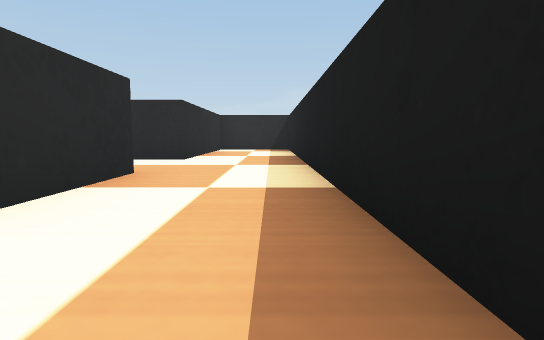
view 1 (above)

15 first-person views from a walk through a world built for the Webots simulator. The camera is 0.04 m above the floor, tilts 6° down and sees 80° across. The floor is counted in squares, 0.1 m on a side. Each view is taken from the middle of a square. On the plan, view 1 faces up. The plan holds only what a view shows up to about 9 squares ahead; the rest is blank. Robots are left out. Webots' stock objects and surfaces are drawn as simple stand-ins.

view 2
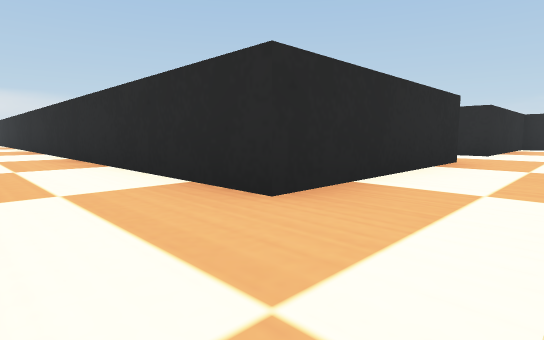

view 3
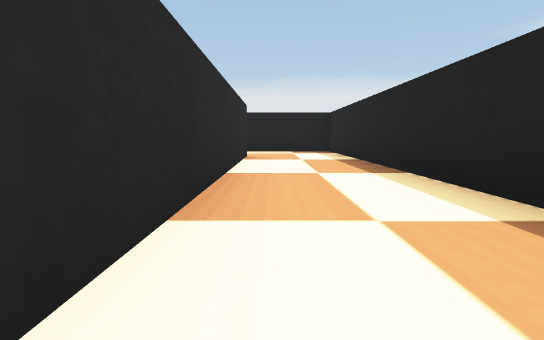

view 4
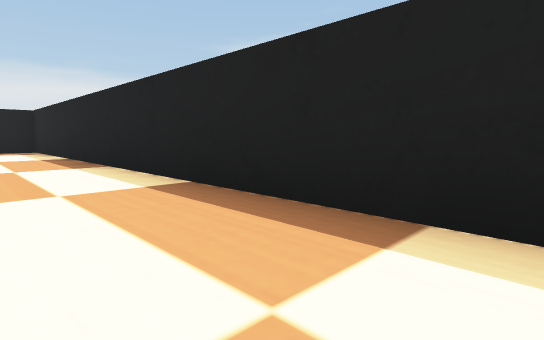

view 5
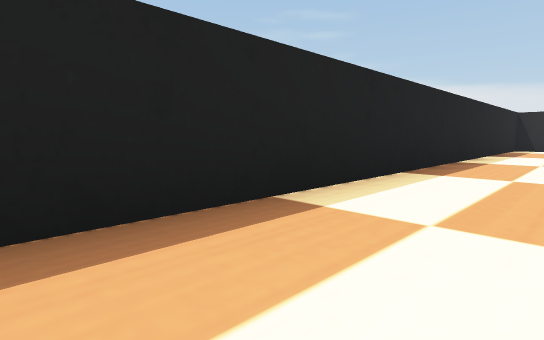

view 6
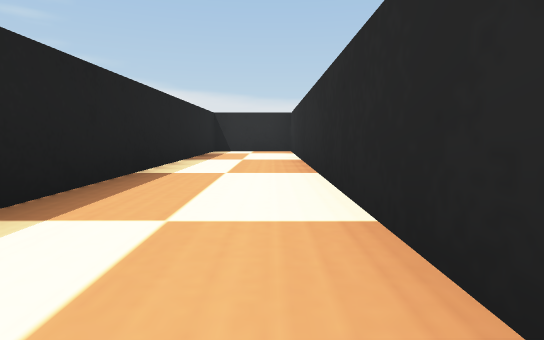

view 7
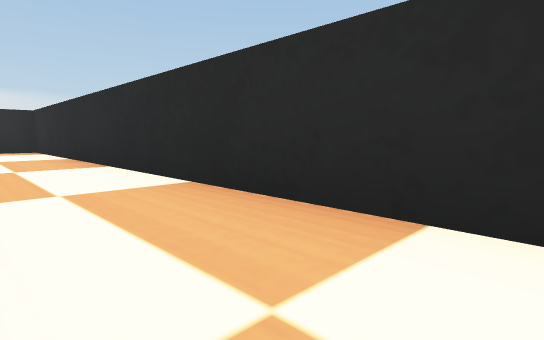

view 8
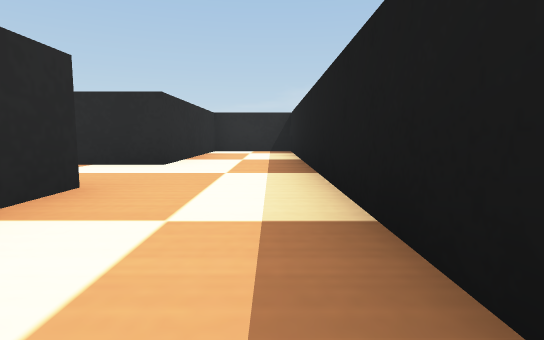

view 9
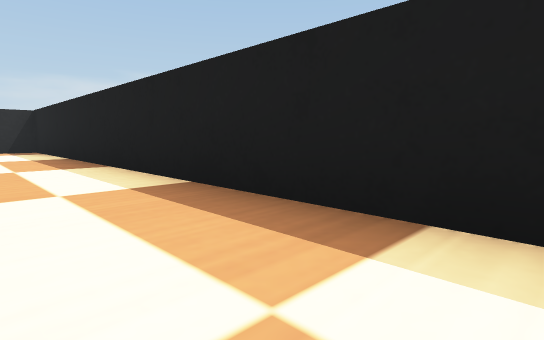

view 10
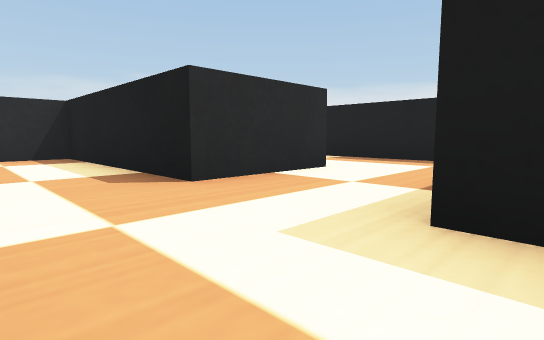

view 11
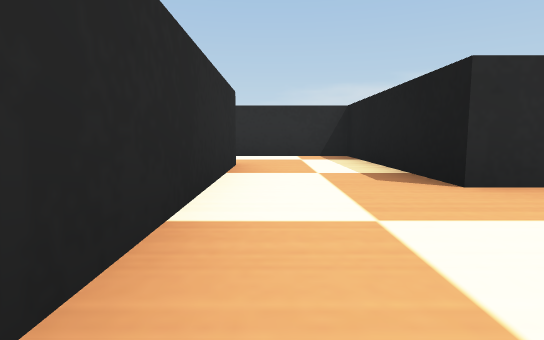

view 12
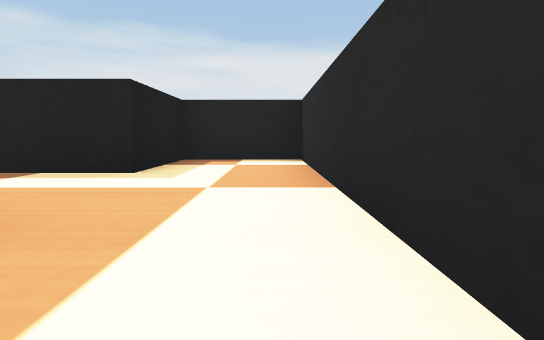

view 13
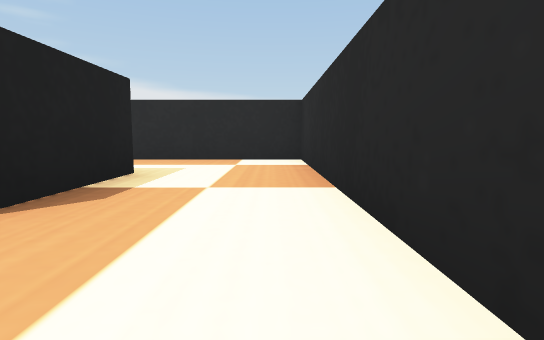

view 14
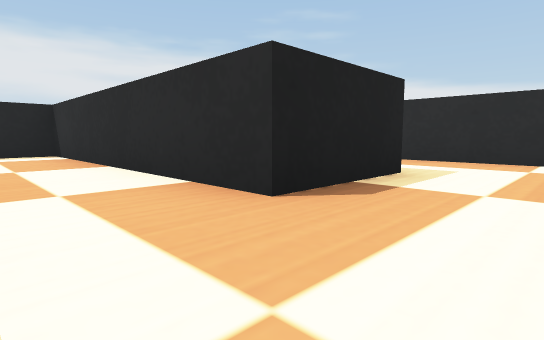

view 15
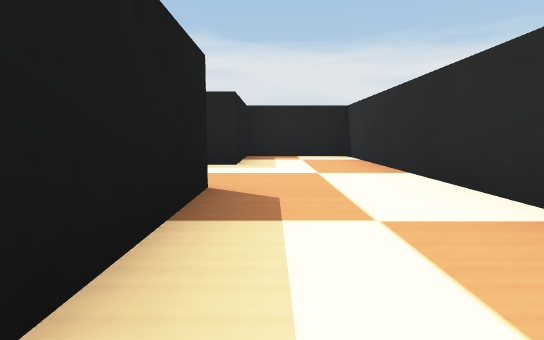

### Floor plan
Points are (right, up) in squares from view 1. A wall is a line through its corners. A room is listed if a view was taken in it or the views show most of it. See-through windows are left out.
Room 1 (views 1, 2, 3, 4, 5, 6, 7, 8, 9)
walls: (-1.5, 3.6) (-1.5, -0.5) (-17.5, -0.5) (-17.5, -2.5) (0.5, -2.5) (0.5, 9.5) (-1.5, 9.5) (-1.5, 5.5)
ways out: opening at (-2.5, 4.5) to room 2
Room 2 (views 10, 11)
walls: (-5.5, 5.5) (-5.5, 1.5) (-3.5, 1.5) (-3.5, 3.5) (-2, 3.5); (-1.5, 5.5) (-3.5, 5.5)
ways out: opening at (-2.5, 4.5) to room 1; opening at (-4.5, 6.5) to room 3
Room 3 (views 12, 13, 14, 15)
walls: (-7.6, 7.5) (-5.5, 7.5) (-5.5, 5.5); (-3.5, 5.5) (-3.5, 9.5) (-7.5, 9.5)
ways out: opening at (-4.5, 6.5) to room 2; opening at (-6.5, 8.5)

Positions as (right, up) in squares from view 1, and headings:
1: (0, 0), facing up
2: (0, -2), facing up-left
3: (-8, -1), facing right
4: (-9, -1), facing down-right
5: (-7, -1), facing down-left
6: (-9, -1), facing left
7: (-8, -2), facing up-left
8: (0, 1), facing up
9: (-1, 0), facing up-right
10: (-5, 3), facing up-right
11: (-5, 3), facing up
12: (-5, 7), facing down
13: (-4, 9), facing left
14: (-4, 9), facing down-left
15: (-4, 8), facing down
